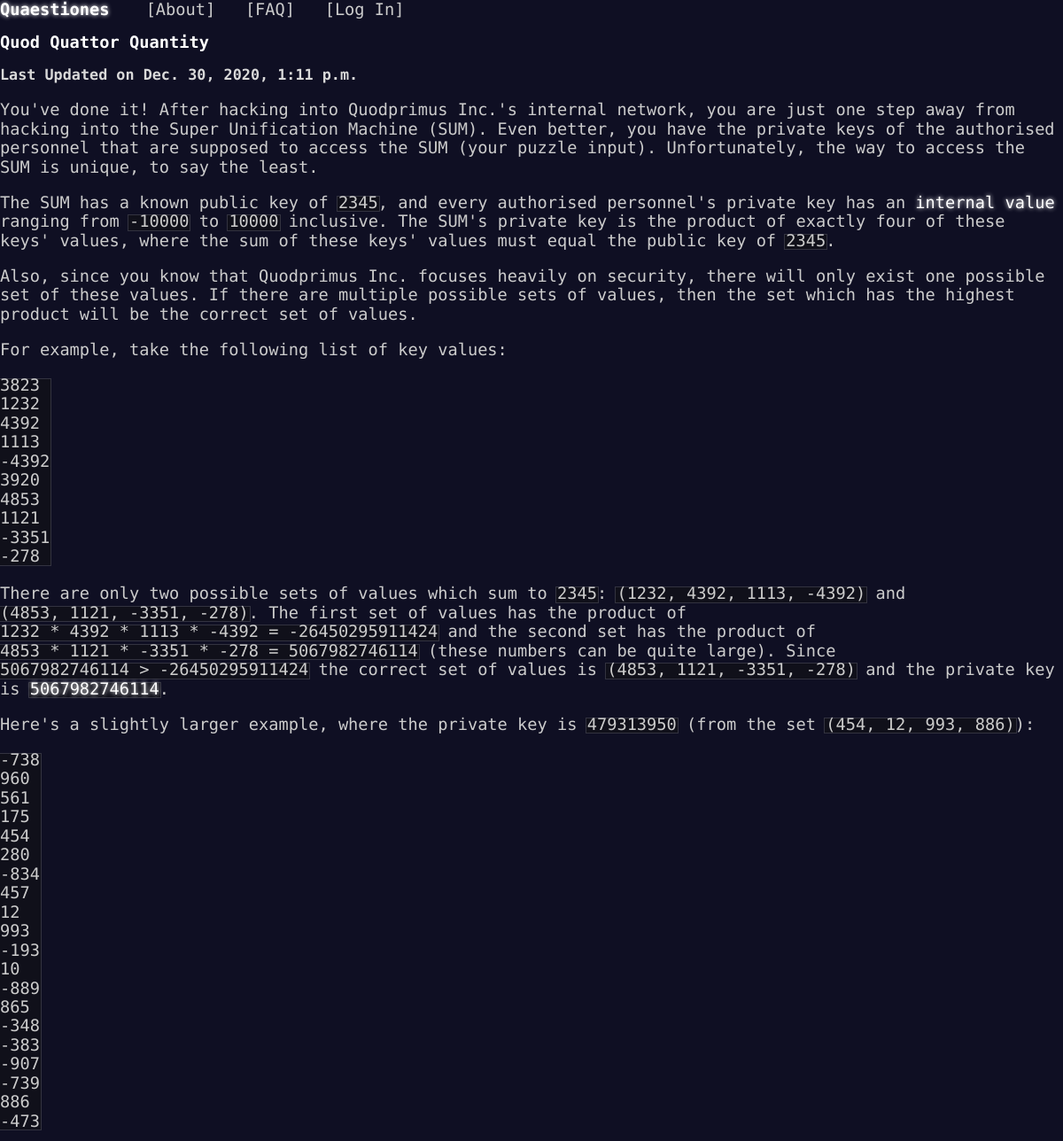
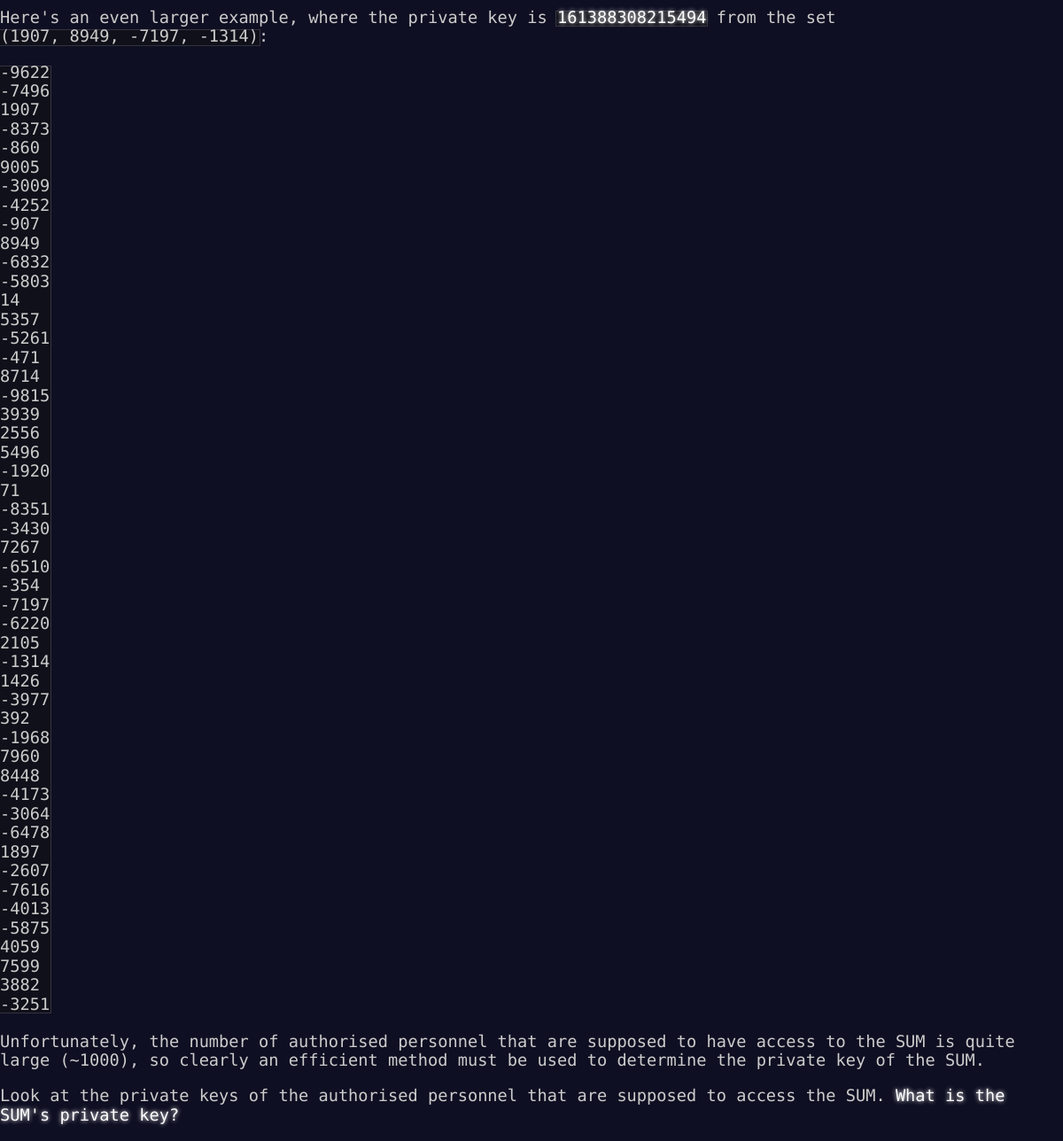
/questions/3/, run on the app's committed database (2 pictures, top to bottom).
### questions/models.py (models this page shows, shortened)
class Question(models.Model):
    title = models.CharField("Title", max_length=100)
    short_description = models.CharField("Summary of Question", max_length=200)
    long_description = models.TextField("Description", max_length=10000)
    pub_date = models.DateTimeField("Date Published", auto_now_add=True)
    last_updated = models.DateTimeField("Last Updated", auto_now=True)
    def html_of_description(self):
        html = markdown(self.long_description, extensions=["fenced_code"])
        return html

### questions/views.py (the view)
# urls.py: path("questions/<int:question_id>/", views.display_question, name="display_question")
def display_question(request, question_id):
    question = get_object_or_404(Question, pk=question_id)
    return render(request, "questions/question.html", {"question": question})

### questions/templates/questions/question.html
{% extends "questions/base.html" %}
{% load static %}
{% block page_content %}
        <h2>{{ question.title }}</h2>
        <h3>Last Updated on {{ question.last_updated }}</h3>
        {{ question.html_of_description|safe }}
{% endblock %}

### Assets/resources/css/style.css (style rules this page uses)
html { background-color: #0f0f23; color: #ccc; font-family: "Source Code Pro", monospace; font-size: 14pt; font-weight: 300; text-rendering: optimizeLegibility; }
code { position: relative; display: inline-block; margin: 0; padding: 0; font-family: "Source Code Pro", monospace; }
code:before { z-index: -1; content: ""; position: absolute; display: block; left: -2px; right: -2px; top: 3px; bottom: 0; border: 1px solid #333340; background: #10101a; }
em { color: #fff; font-style: normal; text-shadow: 0 0 5px #fff; }
h1, h2, h3 { font-size: 100%; font-style: normal; }
h2 { color: #fff; }
h3 { font-size: 90%; color: #d9d9d9; }

### data on the page
Question: title "Quod Quattor Quantity", last_updated "Dec. 30, 2020, 1:11 p.m.", html_of_description "You've done it! After hacking into Quodprimus Inc.'s internal network, you are just one step away from hacking into the Super Unification Machine (SUM). Even better, you have the private keys of the authorised personnel that are supposed to access the SUM (your puzzle input). Unfortunately, the way to access the SUM is unique, to say the least. The SUM has a known public key of 2345 , and every authorised personnel's private key has an internal value ranging from -10000 to 10000 inclusive. The SUM's private key is the product of exactly four of these keys' values, where the sum of these keys' values must equal the public key of 2345 . Also, since you know that Quodprimus Inc. focuses…"
